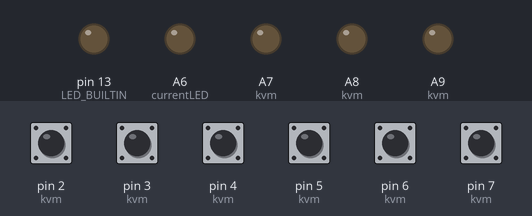
Recording of a program running on a simulated Teensy 3. On the bench: output pins drawn as LEDs (lit = HIGH). The test bench sets the inputs (shaded band); at power-on: pin 2 (kvm), pin 3 (kvm), pin 4 (kvm), pin 5 (kvm), pin 6 (kvm), pin 7 (kvm) HIGH. USB keyboard and mouse output is not drawn.

Above: at 1.2 s.
1.3 s: pin 2 (kvm) pulled LOW for 0.15 s
At 2.5 s:
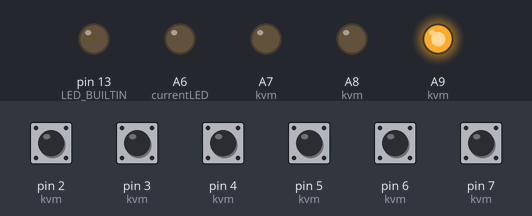
3.1 s: pin 3 (kvm) pulled LOW for 0.15 s
At 3.9 s:
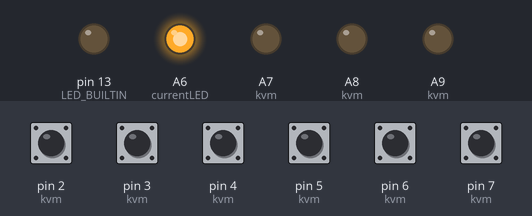
4.9 s: pin 4 (kvm) pulled LOW for 0.15 s
At 6.4 s:
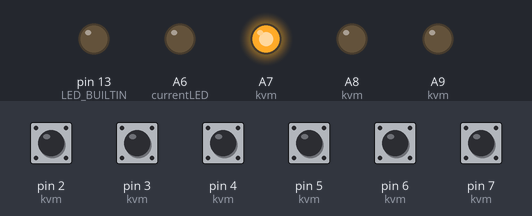
6.7 s: pin 5 (kvm) pulled LOW for 0.15 s
At 7.8 s:
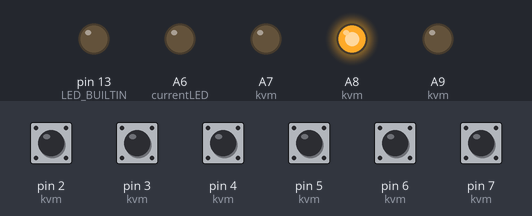
8.5 s: pin 2 (kvm) pulled LOW for 1 s
At 8.65 s:
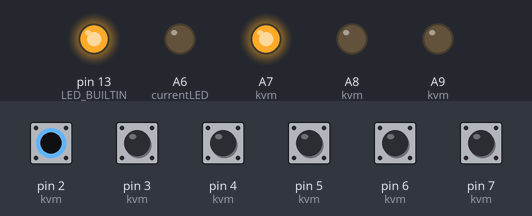
11.0 s: pin 3 (kvm) pulled LOW for 1 s
At 11.15 s:
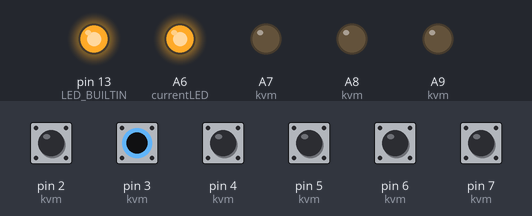
Timing chart, 0 to 14.0 s (numbered marks = the images above; inputs shaded):
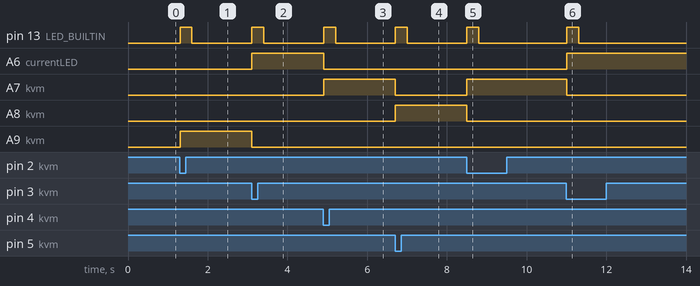

Measured:
- after the input at 1.3 s, pin 13 (LED_BUILTIN): LOW → HIGH at once, → LOW 0.30 s later; A9 (kvm): LOW → HIGH at once
- after the input at 3.1 s, pin 13 (LED_BUILTIN): LOW → HIGH at once, → LOW 0.30 s later; A6 (currentLED): LOW → HIGH at once; A9 (kvm): HIGH → LOW at once
- after the input at 4.9 s, pin 13 (LED_BUILTIN): LOW → HIGH at once, → LOW 0.30 s later; A6 (currentLED): HIGH → LOW at once; A7 (kvm): LOW → HIGH at once
- after the input at 6.7 s, pin 13 (LED_BUILTIN): LOW → HIGH at once, → LOW 0.30 s later; A7 (kvm): HIGH → LOW at once; A8 (kvm): LOW → HIGH at once
- after the input at 8.5 s, pin 13 (LED_BUILTIN): LOW → HIGH at once, → LOW 0.30 s later; A7 (kvm): LOW → HIGH at once; A8 (kvm): HIGH → LOW at once
- after the input at 11.0 s, pin 13 (LED_BUILTIN): LOW → HIGH at once, → LOW 0.30 s later; A6 (currentLED): LOW → HIGH at once; A7 (kvm): HIGH → LOW at once

The program:

main.cpp
```cpp
// (licence header left out)
#include "Arduino.h"
#include "Bounce2.h"

#define BUTTON_UP 2
#define BUTTON_1  3
#define BUTTON_2  4
#define BUTTON_3  5
#define BUTTON_4  6
#define BUTTON_DOWN 7

#define LED_1   20
#define LED_2   21
#define LED_3   22
#define LED_4   23

#define BUTTON_COUNT 6

struct KVM
{
  Bounce button;
  int keyCode;
  int pin;
  int ledPin;
};

struct KVM kvm[BUTTON_COUNT] =
{
  { Bounce(), KEY_UP_ARROW, BUTTON_UP, 0 },
  { Bounce(), KEY_1, BUTTON_1, LED_1},
  { Bounce(), KEY_2, BUTTON_2, LED_2},
  { Bounce(), KEY_3, BUTTON_3, LED_3},
  { Bounce(), KEY_4, BUTTON_4, LED_4},
  { Bounce(), KEY_DOWN_ARROW, BUTTON_DOWN, 0 }
};


void SetButton(Bounce &bounce, int button)
{
  pinMode(button, INPUT_PULLUP);
  bounce.attach(button);
  bounce.interval(5);
}

void setup()
{
    pinMode(LED_BUILTIN, OUTPUT);

    for (int i = 0; i < BUTTON_COUNT; i++)
    {
      SetButton(kvm[i].button, kvm[i].pin);
      if (kvm[i].ledPin != 0)
      {
        pinMode( kvm[i].ledPin, OUTPUT);
        digitalWrite( kvm[i].ledPin, LOW);
      }
    }

    Keyboard.begin();

}

void SendKVM(int code)
{
  Keyboard.set_key1(KEY_SCROLL_LOCK);
  Keyboard.send_now();
  delay(50);

  Keyboard.set_key1(0);
  Keyboard.send_now();
  delay(50);

  Keyboard.set_key1(KEY_SCROLL_LOCK);
  Keyboard.send_now();
  delay(50);

  Keyboard.set_key1(0);
  Keyboard.send_now();
  delay(50);

  Keyboard.set_key1(code);
  Keyboard.send_now();
  delay(50);

  Keyboard.set_key1(0);
  Keyboard.send_now();
  delay(50);
}

int currentLED = LED_1;

void loop()
{
  for (int i = 0; i < BUTTON_COUNT; i++)
  {
    kvm[i].button.update();
    if (kvm[i].button.fell())
    {
      digitalWrite(LED_BUILTIN, HIGH);

      digitalWrite( currentLED, LOW);
      switch (kvm[i].keyCode)
      {
        case KEY_1: currentLED = LED_1; break;
        case KEY_2: currentLED = LED_2; break;
        case KEY_3: currentLED = LED_3; break;
        case KEY_4: currentLED = LED_4; break;
        case KEY_UP_ARROW:
        {
          switch (currentLED)
          {
            case LED_1: currentLED = LED_4; break;
            case LED_2: currentLED = LED_1; break;
            case LED_3: currentLED = LED_2; break;
            case LED_4: currentLED = LED_3; break;
          }
          break;
        }
        case KEY_DOWN_ARROW:
        {
          switch (currentLED)
          {
            case LED_1: currentLED = LED_2; break;
            case LED_2: currentLED = LED_3; break;
            case LED_3: currentLED = LED_4; break;
            case LED_4: currentLED = LED_1; break;
          }
        }
        break;
      }
      digitalWrite( currentLED, HIGH);


      SendKVM(kvm[i].keyCode);
      digitalWrite(LED_BUILTIN, LOW);
    }
  }

}
```
